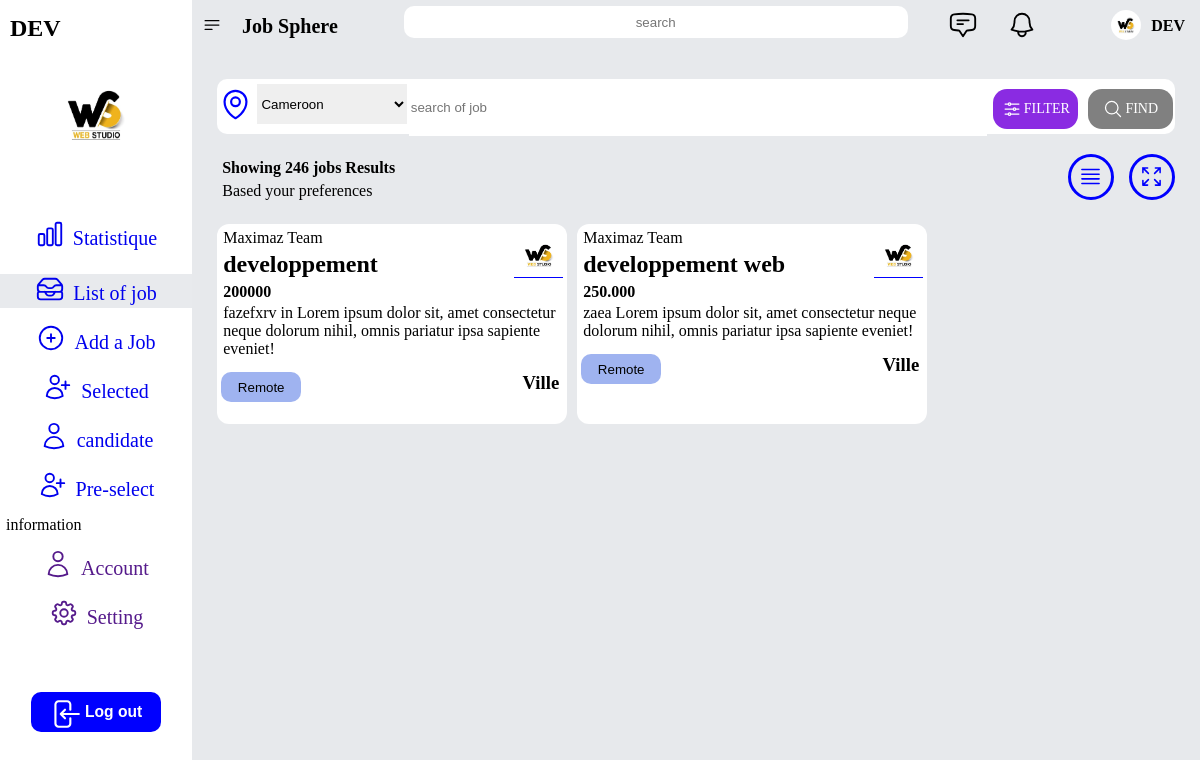
Page /project/Admin/list_of_job.php (signed in) on the committed database.
### tables this page shows
CREATE TABLE IF NOT EXISTS `job_post` (
  `job_post_id` int NOT NULL AUTO_INCREMENT,
  `user_id` int NOT NULL,
  `title` varchar(255) NOT NULL,
  `description` text,
  `requirement` text,
  `qualification` text,
  `salary_range` varchar(100) DEFAULT NULL,
  `part_time` varchar(20) DEFAULT NULL,
  `day_shift` varchar(20) DEFAULT NULL,
  `post_date` datetime DEFAULT CURRENT_TIMESTAMP,
  `state` varchar(50) DEFAULT 'active',
  `created_at` datetime DEFAULT CURRENT_TIMESTAMP,
  `updated_at` datetime DEFAULT CURRENT_TIMESTAMP ON UPDATE CURRENT_TIMESTAMP,
  `skills` text,
  `town` varchar(100) DEFAULT NULL,
  `country` varchar(100) DEFAULT NULL,
  PRIMARY KEY (`job_post_id`),
  KEY `user_id` (`user_id`)
);

### project/Admin/list_of_job.php (the view, shortened to what this page needs)
<?php
 $name= $_SESSION["name"];
  $image=$_SESSION['image'];
?>
<!DOCTYPE html>
<html lang="en">
<head>
</head>
<body>
    <div class="div1">
        <h2 class=" nomE"><?php echo $name?></h2>
        <div class="divsvg">
            <img src="../<?php echo $image?>" class="svg" alt="">
        </div>
         <a href="index.php" class="ar">
            <div>
            </div>
           <p class="aqw">Statistique</p>
         </a>
         <a href="#" class="cr">
            <div>
            </div>
           <p class="aqw">List of job</p>
         </a>
         <a href="add_job.php" class="br">
            <div>
            <svg xmlns="http://www.w3.org/2000/svg" fill="none" viewBox="0 0 24 24" stroke-width="1.5" stroke="currentColor" class="ret">
                <path stroke-linecap="round" stroke-linejoin="round" d="M12 9v6m3-3H9m12 0a9 9 0 1 1-18 0 9 9 0 0 1 18 0Z" />
                </svg>
            </div>
           <p class="aqw">Add a Job</p>
         </a>
         <a href="candidatS" class="br">
            <div>
            </div>
           <p class="aqw">Selected </p>
         </a>
         <a href="candidat.php" class="br">
            <div>
            </div>
           <p class="aqw"> candidate</p>
         </a>
         <a href="pre-select.php" class="br">
            <div>
            </div>
           <p class="aqw"> Pre-select</p>
         </a>
         <p class="in"> information</p>
         <a href="" class="br">
            <div>
            </div>
           <p class="aqw"> Account</p>
         </a>
         <a href="" class="br">
            <div>
            </div>
           <p class="aqw"> Setting</p>
         </a>
         <div class="btn">
            <button class="log">
              <div>
              </div>
            <div>
               <h3 class="pp">Log out </h3></div> </button>
         </div>
    </div>
    <div class="div2">
        <div class="div3">
            <div class="div4">
                <div class="element">
                    <div>
                    <svg xmlns="http://www.w3.org/2000/svg" fill="none" viewBox="0 0 24 24" stroke-width="1.5" stroke="currentColor" class="sv">
                    <path stroke-linecap="round" stroke-linejoin="round" d="M3.75 6.75h16.5M3.75 12h16.5m-16.5 5.25H12" />
                    </svg>
                    </div>
                    <div>
                        <p class="jobs"> Job Sphere</p>
                    </div>
                </div>
                <div class="ele">
                  <input type="text" width="" class="search" name="" placeholder="search" id="">
                </div>
            </div>
            <div class="div5">
               <div class="per">
               <div>
                </div>
                <div>
                </div>
               </div>
               <div>
               <div class="user">
               <img src="../<?php echo $image?>" class="message1" alt="">
               <p class="na"><?php echo $name?></p>
                </div>
               </div>
            </div>
        </div>
          <div class="div6">
            <div class="long">
            <div class="ct1">
               <div>
               </div>
               <div>
                  <select name="" id="" class="se">
                     <option value="">Cameroon</option>
                  </select>
               </div>
            </div>
            <div class="ct2">
               <input type="text" class="sez" placeholder="search of job">
            </div>
            <div class="ct3">
               <div class="rond">
                  <div class="AQW">
                     </div>
                  <div><p class="as">FILTER</p></div>
               </div>
               <div class="rond2">
                  <div><svg xmlns="http://www.w3.org/2000/svg" fill="none" viewBox="0 0 24 24" stroke-width="1.5" stroke="currentColor" class="re">
               <path stroke-linecap="round" stroke-linejoin="round" d="m21 21-5.197-5.197m0 0A7.5 7.5 0 1 0 5.196 5.196a7.5 7.5 0 0 0 10.607 10.607Z" />
               </svg>
                  </div>
                  <div> <p class="as">FIND</p></div>
               </div>
            </div>
            </div>
          </div>
          <div class="div7">
            <div class="ct7">
               <div><p class="nb">Showing 246 jobs Results</p>
            <p class="bas"> Based your preferences</p>
            </div>
               <div class="th">
               <div class="tg1">
               <svg xmlns="http://www.w3.org/2000/svg" fill="none" viewBox="0 0 24 24" stroke-width="1.5" stroke="currentColor" class="vb">
               <path stroke-linecap="round" stroke-linejoin="round" d="M3.75 5.25h16.5m-16.5 4.5h16.5m-16.5 4.5h16.5m-16.5 4.5h16.5" />
               </svg>
               </div>
               <div class="tg2">
              </div>
               </div>
            </div>
          </div>
       <div class="tyu">
         <div class="tfc">
            <?php
            $localhost="localhost";
            $dbuser="root";
            $dbname="job";
            $dbpassword="";
            $conn=mysqli_connect($localhost,$dbuser,$dbpassword,$dbname);
            $id=$_SESSION["user_id"];
            $sql="SELECT * FROM job_post where user_id=$id";
            $tes=mysqli_query($conn,$sql);
            while($req=mysqli_fetch_assoc($tes)){
            ?>
        <div class="cadre">
         <div class="ca1">
            <div>
               <p>Maximaz Team</p>
               <h2 class="tra"><?php echo $req['title']?></h2>
            </div>
            <div class="ki">
            <img src="../<?php echo $image?>" class="svg4" alt="">
            </div>
         </div>
         <h4 class="prix"><?php echo $req['salary_range']?></h4>
         <p class="te"><?php echo $req['description']?> Lorem ipsum dolor sit, amet consectetur  neque dolorum nihil, omnis pariatur ipsa sapiente eveniet! </p>
         <div class="nji">
            <button class="remo"><p>Remote</p> </button>
            <div><h3 class="ville">Ville</h3></div>
         </div>
        </div>
          <?php  }?>
         </div>
       </div>
    </div>
</body>
</html>

### rows in the picture
job_post: title "developpement", salary_range "200000", description "fazefxrv in"
job_post: title "developpement web", salary_range "250.000", description "zaea"

### other values in the picture
$name "DEV"
